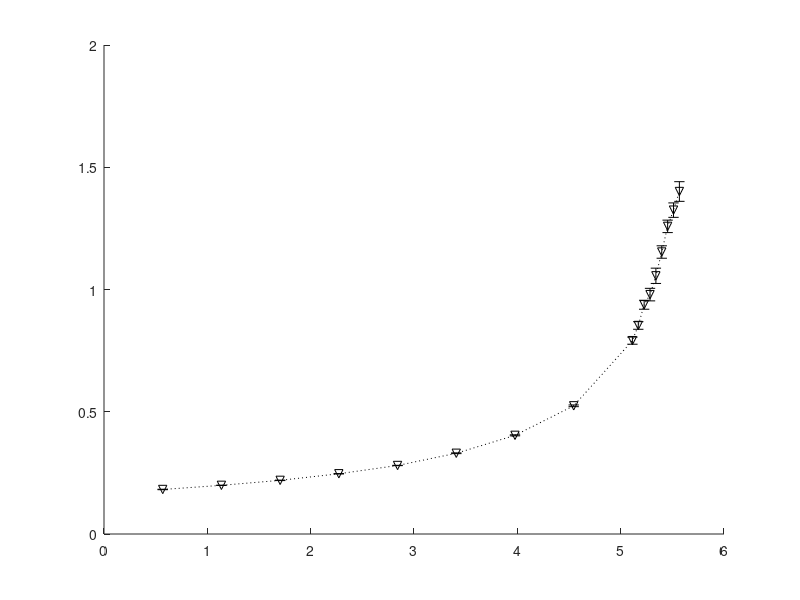

This chart was generated by the following MATLAB code: (Note: this script raises an error after producing the figure.)
no = sqrt(10);

% % figure 1
% x = csvread('Qcompare_RFIFOLIFO_B1_N50_K5_Beta0.1_Rho01_09.csv', 1, 0);
% arrival_rates = x(:, 1);
% FIFO_D = x(:, 3);
% FIFO_D_std = x(:, 5)/no;
% R_D = x(:,7);
% R_D_std = x(:, 9)/no;
% LIFO_D = x(:, 11);
% LIFO_D_std = x(:, 13)/no;
% 
% figure(1);
% hold on;
% errorbar(arrival_rates, FIFO_D, FIFO_D_std, 'kv:', 'LineWidth', 2, 'MarkerSize', 4);
% errorbar(arrival_rates, R_D, R_D_std, 'ko:', 'LineWidth', 2, 'MarkerSize', 4);
% errorbar(arrival_rates, LIFO_D, LIFO_D_std, 'k*:', 'LineWidth', 2, 'MarkerSize', 4);
% xlabel('Arrival Rate - \lambda (packets/sec)');
% ylabel('Average delivery delay (secs)');
% legend('FIFO','Random','LIFO');
% grid on;


% figure 1
x = csvread('Qcompare_RFIFOLIFO_B10_N250_K20_Beta0.5_Rho01_098.csv', 1, 0);
arrival_rates = x(:, 1);
FIFO_D = x(:, 3);
FIFO_D_std = x(:, 5)/no;
R_D = x(:,7);
R_D_std = x(:, 9)/no;
LIFO_D = x(:, 11);
LIFO_D_std = x(:, 13)/no;

figure(1);
hold on;
errorbar(arrival_rates, FIFO_D, 2 * FIFO_D_std, 'kv:', 'LineWidth', 3, 'MarkerSize', 8);
errorbar(arrival_rates, R_D, 2 * R_D_std, 'ko:', 'LineWidth', 3, 'MarkerSize', 8);
errorbar(arrival_rates, LIFO_D, 2 * LIFO_D_std, 'ks:', 'LineWidth', 3, 'MarkerSize', 8);
xlabel('Arrival Rate - \lambda (packets/sec)');
ylabel('Average delivery delay (secs)');
legend('FIFO','Random','LIFO');
grid on;

% % figure 1
% x = csvread('Qcompare_RFIFOLIFO_B500_N50_K5_Beta0.1_Lambda01_098.csv', 1, 0);
% arrival_rates = x(:, 1);
% FIFO_D = x(:, 3);
% FIFO_D_std = x(:, 5)/no;
% R_D = x(:,7);
% R_D_std = x(:, 9)/no;
% LIFO_D = x(:, 11);
% LIFO_D_std = x(:, 13)/no;
% 
% figure(1);
% hold on;
% errorbar(arrival_rates, FIFO_D, 2 * FIFO_D_std, 'kv:', 'LineWidth', 3, 'MarkerSize', 8);
% errorbar(arrival_rates, R_D, 2 * R_D_std, 'ko:', 'LineWidth', 3, 'MarkerSize', 8);
% errorbar(arrival_rates, LIFO_D, 2 * LIFO_D_std, 'ks:', 'LineWidth', 3, 'MarkerSize', 8);
% xlabel('Arrival Rate - \lambda (packets/sec)');
% ylabel('Average delivery delay (secs)');
% legend('FIFO','Random','LIFO');
% grid on;


